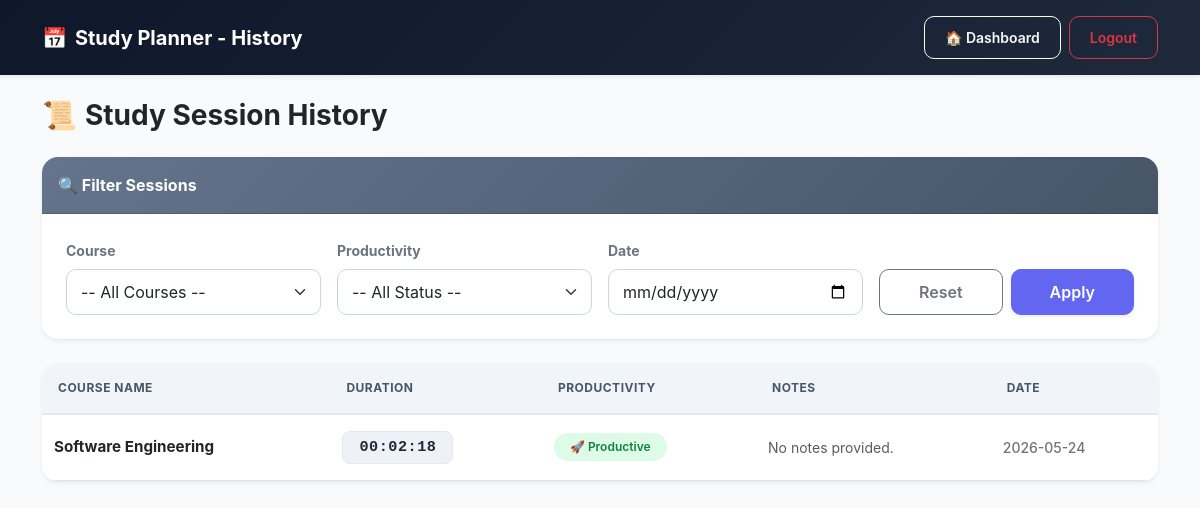
Page /history (signed in) on the earlier database version.
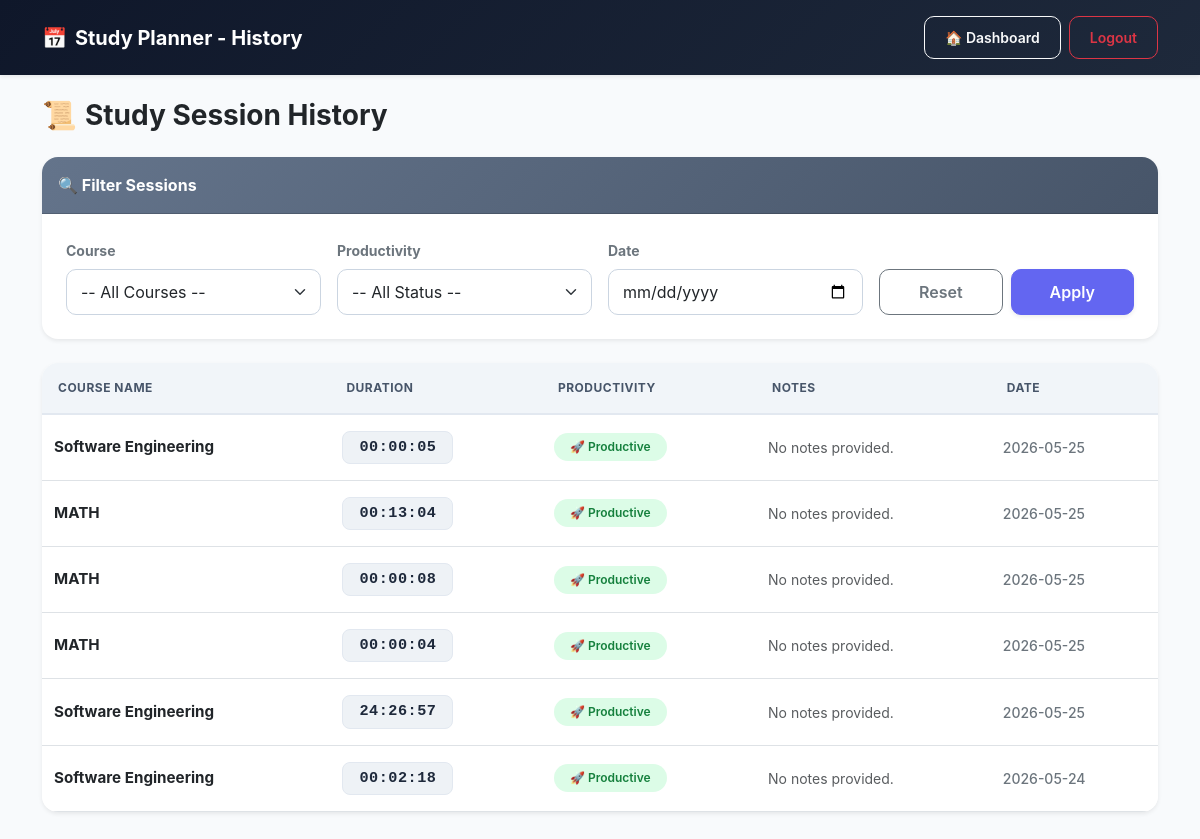
Same page on the later database version.
### tables this page shows
CREATE TABLE study_sessions (
    id INTEGER PRIMARY KEY AUTOINCREMENT,
    user_id INTEGER NOT NULL,
    course_name TEXT NOT NULL,
    duration_minutes INTEGER NOT NULL,
    how_it_went TEXT,
    notes TEXT,
    end_time TEXT NOT NULL,
    FOREIGN KEY (user_id) REFERENCES users (id)
);

### app.py (the view)
@app.route('/history')
def history():
    if 'user_id' not in session:
        return redirect(url_for('login'))
    user_id = session['user_id']
    conn = get_db_connection()
    courses = conn.execute('SELECT * FROM courses WHERE user_id = ?', (user_id,)).fetchall()
    course_filter = request.args.get('course', '')
    prod_filter = request.args.get('productivity', '')
    date_filter = request.args.get('specific_date', '')
    query = "SELECT * FROM study_sessions WHERE user_id = ?"
    params = [user_id]
    if course_filter:
        query += " AND course_name = ?"
        params.append(course_filter)
    if prod_filter:
        query += " AND how_it_went = ?"
        params.append(prod_filter)
    if date_filter:
        query += " AND DATE(end_time) = ?"
        params.append(date_filter)
    query += " ORDER BY end_time DESC"
    sessions = conn.execute(query, tuple(params)).fetchall()
    conn.close()
    return render_template('history.html', sessions=sessions, courses=courses)

### app.py (called while the page is built)
def get_db_connection():
    db_exists = os.path.exists('database.db')
    conn = sqlite3.connect('database.db')
    conn.row_factory = sqlite3.Row
    if not db_exists:
        with open('schema.sql', 'r') as f:
            conn.executescript(f.read())
        conn.commit()
        print("🚀 Veritabanı ve tüm tablolar sıfırdan başarıyla kuruldu!")
    return conn

### templates/history.html (shortened to what this page needs)
<!DOCTYPE html>
<html lang="en">
<head>
    <link href="https://cdn.jsdelivr.net/npm/bootstrap@5.3.0/dist/css/bootstrap.min.css" rel="stylesheet">
</head>
<body>
    <nav class="navbar navbar-dark mb-4 shadow-sm py-3">
        <div class="container">
            <span class="navbar-brand mb-0 h1 fw-bold d-flex align-items-center gap-2">
                <span>📅</span> Study Planner - History
            </span>
            <div class="d-flex align-items-center">
                <a href="/" class="btn btn-sm btn-outline-light btn-modern me-2">🏠 Dashboard</a>
                <a href="/logout" class="btn btn-sm btn-outline-danger btn-modern">Logout</a>
            </div>
        </div>
    </nav>
    <div class="container">
        <h3 class="fw-bold text-dark mb-4 d-flex align-items-center gap-2">
            <span>📜</span> Study Session History
        </h3>
        <div class="card shadow-sm mb-4">
            <div class="card-header text-white fw-bold filter-header py-3">
                🔍 Filter Sessions
            </div>
            <div class="card-body p-4">
                <form method="GET" action="/history" class="row g-3 align-items-end">
                    <div class="col-md-3">
                        <label class="form-label fw-bold small text-secondary">Course</label>
                        <select name="course" class="form-select">
                            <option value="">-- All Courses --</option>
                        </select>
                    </div>
                    <div class="col-md-3">
                        <label class="form-label fw-bold small text-secondary">Productivity</label>
                        <select name="productivity" class="form-select">
                            <option value="">-- All Status --</option>
                        </select>
                    </div>
                    <div class="col-md-3">
                        <label class="form-label fw-bold small text-secondary">Date</label>
                        <input type="date" name="specific_date" class="form-control" value="{{ request.args.get('specific_date', '') }}">
                    </div>
                    <div class="col-md-3 d-flex gap-2">
                        <a href="/history" class="btn btn-outline-secondary w-50 btn-modern">Reset</a>
                        <button type="submit" class="btn btn-primary w-50 btn-modern shadow-sm" style="background-color: #6366f1; border-color: #6366f1;">Apply</button>
                    </div>
                </form>
            </div>
        </div>
        <div class="card shadow-sm bg-white mb-5">
            <div class="card-body p-0" style="overflow: hidden; border-radius: 16px;">
                <div class="table-responsive">
                    <table class="table table-hover align-middle">
                        <thead>
                            <tr>
                                <th class="p-3">Course Name</th>
                                <th class="p-3">Duration</th>
                                <th class="p-3">Productivity</th>
                                <th class="p-3">Notes</th>
                                <th class="p-3">Date</th>
                            </tr>
                        </thead>
                        <tbody>
                            {% for session in sessions %}
                                <tr>
                                    <td class="p-3 fw-bold text-dark" style="font-size: 0.95rem;">{{ session.course_name }}</td>
                                    <td class="p-3">
                                        {% set total_seconds = session.duration_minutes | int %}
                                        {% set hours = total_seconds // 3600 %}
                                        {% set minutes = (total_seconds % 3600) // 60 %}
                                        {% set seconds = total_seconds % 60 %}
                                        <span class="badge badge-time px-3 py-2 font-monospace fw-bold">
                                            {% if hours < 10 %}0{% endif %}{{ hours }}:{% if minutes < 10 %}0{% endif %}{{ minutes }}:{% if seconds < 10 %}0{% endif %}{{ seconds }}
                                        </span>
                                    </td>
                                    <td class="p-3">
                                        {% if session.how_it_went == 'Productive' %}
                                            <span class="badge status-productive px-3 py-2 rounded-pill">🚀 Productive</span>
                                        {% elif session.how_it_went == 'Neutral' %}
                                            <span class="badge status-neutral px-3 py-2 rounded-pill">😐 Neutral</span>
                                        {% else %}
                                            <span class="badge status-distracted px-3 py-2 rounded-pill">📉 Distracted</span>
                                        {% endif %}
                                    </td>
                                    <td class="p-3 text-muted small" style="max-width: 250px; white-space: nowrap; overflow: hidden; text-overflow: ellipsis;">
                                        {{ session.notes if session.notes else 'No notes provided.' }}
                                    </td>
                                    <td class="p-3 text-secondary fw-medium small">
                                        {{ session.end_time.split(' ')[0] if ' ' in session.end_time else session.end_time }}
                                    </td>
                                </tr>
                            {% else %}
                                <tr>
                                    <td colspan="5" class="text-center py-5 text-muted">
                                        <div class="fs-5 mb-1">📋</div> No study sessions match your filters.
                                    </td>
                                </tr>
                            {% endfor %}
                        </tbody>
                    </table>
                </div>
            </div>
        </div>
    </div>
</body>
</html>

### templates/history.html (style rules this page uses)
body { background-color: #f8fafc; font-family: 'Inter', system-ui, -apple-system, sans-serif; color: #334155; }
.navbar-dark { background: linear-gradient(135deg, #0f172a 0%, #1e293b 100%) !important; }
.card { border: none; border-radius: 16px; background: #ffffff; }
.filter-header { background: linear-gradient(135deg, #64748b 0%, #475569 100%) !important; border-radius: 16px 16px 0 0 !important; }
.btn-modern { border-radius: 10px; padding: 10px 20px; font-weight: 600; transition: all 0.2s ease; }
.form-select, .form-control { border-radius: 10px; border: 1px solid #cbd5e1; padding: 10px 14px; }
.table { margin-bottom: 0; }
.table th { background-color: #f1f5f9 !important; color: #475569 !important; font-weight: 700; text-transform: uppercase; font-size: 0.75rem; letter-spacing: 0.5px; border-bottom: 2px solid #e2e8f0 !important; }
.table td { padding: 16px 12px !important; }
.badge-time { background-color: #eef2f6; color: #1e293b; font-size: 0.95rem; letter-spacing: 0.5px; border-radius: 8px; border: 1px solid #e2e8f0; }
.status-productive { background-color: #dcfce7 !important; color: #15803d !important; font-weight: 600; }

Differences in the rows shown:
added study_sessions: course_name "Software Engineering", shows "0", hours "0", minutes "0", duration_minutes "5", how_it_went "🚀 Productive", notes "No notes provided.", end_time "2026-05-25"
added study_sessions: course_name "MATH", shows "0", hours "0", minutes "13", seconds "4", how_it_went "🚀 Productive", notes "No notes provided.", end_time "2026-05-25"
added study_sessions: course_name "MATH", shows "0", hours "0", minutes "0", duration_minutes "8", how_it_went "🚀 Productive", notes "No notes provided.", end_time "2026-05-25"
added study_sessions: course_name "MATH", shows "0", hours "0", minutes "0", duration_minutes "4", how_it_went "🚀 Productive", notes "No notes provided.", end_time "2026-05-25"
added study_sessions: course_name "Software Engineering", hours "24", minutes "26", seconds "57", how_it_went "🚀 Productive", notes "No notes provided.", end_time "2026-05-25"
